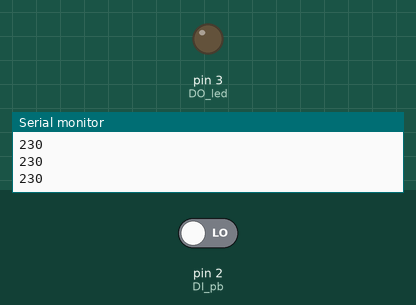
Bench run of a sketch on a simulated Arduino Uno, built with avr-gcc and run on an emulated ATmega328P. On the bench: output pins drawn as LEDs (lit = HIGH), the last lines printed to the serial monitor. The test bench sets the inputs (shaded band); at power-on: pin 2 (DI_pb) LOW.

Above: at 1.2 s.
1.3 s: pin 2 (DI_pb) driven HIGH
At 2.1 s:
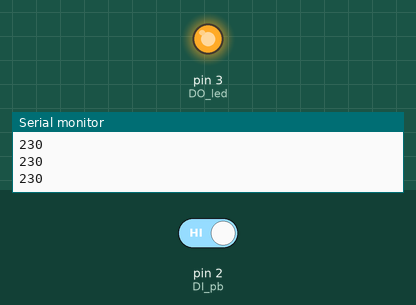
4.3 s: pin 2 (DI_pb) driven LOW
At 4.9 s:
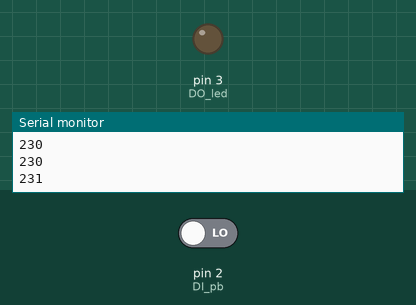
Timing chart, 0 to 7.3 s (numbered marks = the images above; inputs shaded):
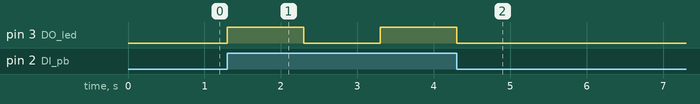

The sketch:

red_led.ino
```cpp
//Variables
int DI_pb = 2;
int DO_led = 3;
int DI_pb_state = 0;

//void setup
void setup() {
  pinMode(DI_pb, INPUT);
  pinMode(DO_led, OUTPUT);
  Serial.begin(9600);
}


//void loop
void loop() {
  DI_pb_state = digitalRead(DI_pb);
  if(DI_pb_state == HIGH){
    digitalWrite(DO_led, HIGH);
    delay(1000);
    digitalWrite(DO_led, LOW);
    delay(1000);
  }
  else {
    digitalWrite(DO_led, LOW);
  }
  Serial.print(DI_pb);
  Serial.print(DO_led);
  Serial.print(DI_pb_state);
  Serial.print('\n');
}
```

Measured:
- after the input at 1.3 s, pin 3 (DO_led): LOW → HIGH at once, → LOW 1.0 s later, → HIGH 1.0 s later
- after the input at 4.3 s, pin 3 (DO_led): goes on until 4.3 s, then stays LOW
